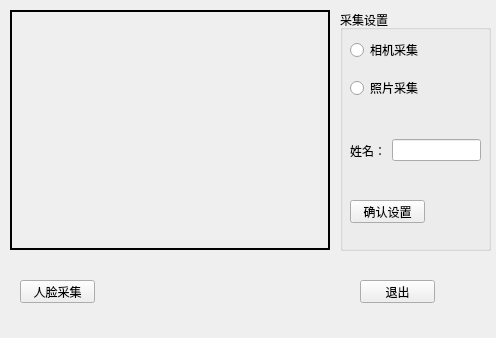
<?xml version="1.0" encoding="UTF-8"?>
<ui version="4.0">
 <class>FaceCollection</class>
 <widget class="QWidget" name="FaceCollection">
  <property name="geometry">
   <rect>
    <x>0</x>
    <y>0</y>
    <width>496</width>
    <height>338</height>
   </rect>
  </property>
  <property name="windowTitle">
   <string>人脸采集</string>
  </property>
  <widget class="QLabel" name="DispLabel">
   <property name="geometry">
    <rect>
     <x>10</x>
     <y>10</y>
     <width>320</width>
     <height>240</height>
    </rect>
   </property>
   <property name="frameShape">
    <enum>QFrame::WinPanel</enum>
   </property>
   <property name="text">
    <string/>
   </property>
  </widget>
  <widget class="QPushButton" name="CollectPhotoBtn">
   <property name="geometry">
    <rect>
     <x>20</x>
     <y>280</y>
     <width>75</width>
     <height>23</height>
    </rect>
   </property>
   <property name="text">
    <string>人脸采集</string>
   </property>
  </widget>
  <widget class="QGroupBox" name="groupBox">
   <property name="geometry">
    <rect>
     <x>340</x>
     <y>10</y>
     <width>151</width>
     <height>241</height>
    </rect>
   </property>
   <property name="title">
    <string>采集设置</string>
   </property>
   <widget class="QWidget" name="verticalLayoutWidget">
    <property name="geometry">
     <rect>
      <x>10</x>
      <y>20</y>
      <width>111</width>
      <height>80</height>
     </rect>
    </property>
    <layout class="QVBoxLayout" name="verticalLayout">
     <item>
      <widget class="QRadioButton" name="CameraRadBtn">
       <property name="text">
        <string>相机采集</string>
       </property>
      </widget>
     </item>
     <item>
      <widget class="QRadioButton" name="PhotoRadBtn">
       <property name="text">
        <string>照片采集</string>
       </property>
      </widget>
     </item>
    </layout>
   </widget>
   <widget class="QWidget" name="horizontalLayoutWidget">
    <property name="geometry">
     <rect>
      <x>10</x>
      <y>100</y>
      <width>131</width>
      <height>81</height>
     </rect>
    </property>
    <layout class="QHBoxLayout" name="horizontalLayout">
     <item>
      <widget class="QLabel" name="label">
       <property name="text">
        <string>姓名：</string>
       </property>
      </widget>
     </item>
     <item>
      <widget class="QLineEdit" name="NameLineEdit"/>
     </item>
    </layout>
   </widget>
   <widget class="QPushButton" name="SetBtn">
    <property name="geometry">
     <rect>
      <x>10</x>
      <y>190</y>
      <width>75</width>
      <height>23</height>
     </rect>
    </property>
    <property name="text">
     <string>确认设置</string>
    </property>
   </widget>
  </widget>
  <widget class="QPushButton" name="pushButton">
   <property name="geometry">
    <rect>
     <x>360</x>
     <y>280</y>
     <width>75</width>
     <height>23</height>
    </rect>
   </property>
   <property name="text">
    <string>退出</string>
   </property>
  </widget>
 </widget>
 <resources/>
 <connections/>
</ui>
